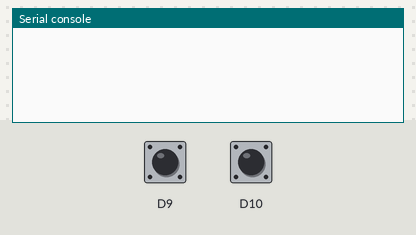
The program below on a simulated CircuitPython board. Parts: the last lines printed to the serial console. Inputs (shaded band) come from the test bench; at power-on: D9 HIGH, D10 HIGH.

Above: at 1.2 s.
1.3 s: D9 pulled LOW for 0.15 s
At 2.6 s:
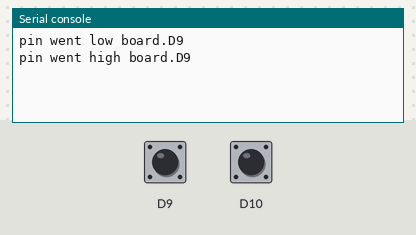
2.9 s: D10 pulled LOW for 0.15 s
At 3.05 s:
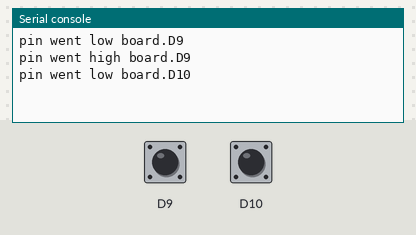

The program:

code_asyncio_buttons.py
```python
import asyncio
import board
import keypad

async def catch_pin_transitions(pin):
    """Print a message when pin goes low and when it goes high."""
    with keypad.Keys((pin,), value_when_pressed=False) as keys:
        while True:
            event = keys.events.get()
            if event:
                if event.pressed:
                    print("pin went low", pin)
                elif event.released:
                    print("pin went high", pin)
            await asyncio.sleep(0)

async def main():
    interrupt_task10 = asyncio.create_task(catch_pin_transitions(board.D10))
    interrupt_task9 = asyncio.create_task(catch_pin_transitions(board.D9))
    await asyncio.gather(interrupt_task10, interrupt_task9)

asyncio.run(main())
```

Measured:
- after the input at 1.3 s, the serial console: prints a new line at once (image 1)
- after the input at 2.9 s, the serial console: prints a new line at once (image 2)
